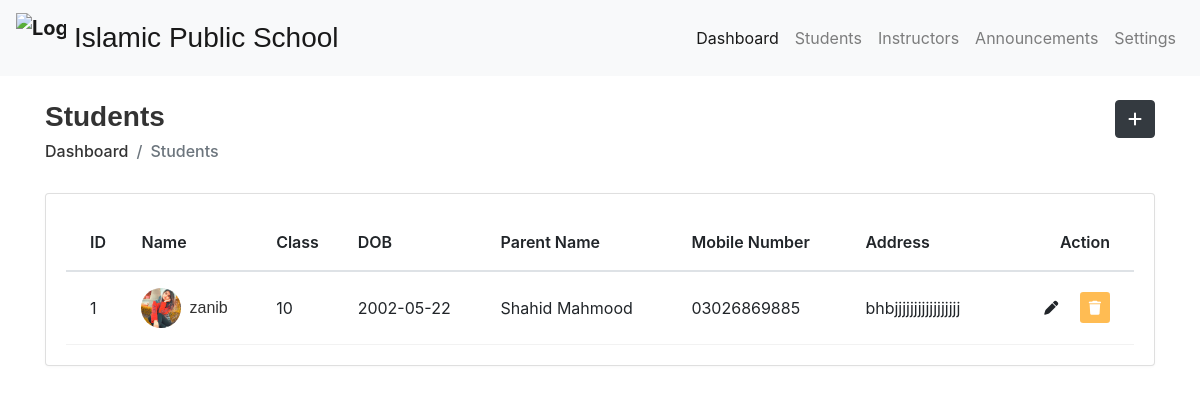
/studentlist/, run on an earlier commit of the app's database.
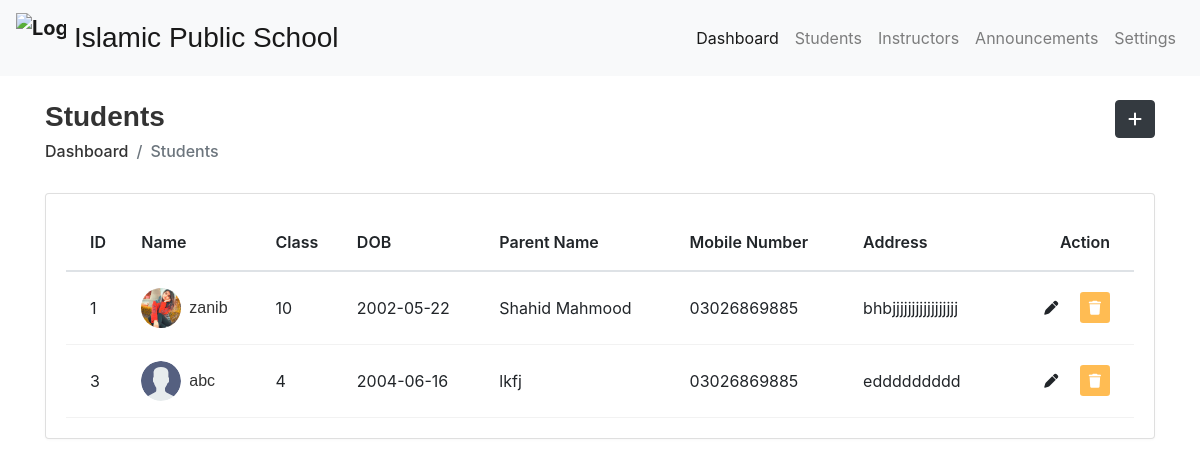
And on a later commit of the database.
### lmsAdmin/models.py (models this page shows, shortened)
class User(AbstractBaseUser):
    email = models.EmailField(
        verbose_name='Email',
        max_length=255,
        unique=True,
        null=True
    )
    studentId = models.CharField(max_length=50,unique=True,null=True)
    teacherId = models.CharField(max_length=50,unique=True,null=True)
    image = models.ImageField(upload_to=upload_to,default='user/logo.jpg')
    firstname = models.CharField(max_length=50,default="")
    lastname = models.CharField(max_length=50,default="")
    gender = models.CharField(max_length=50,default="")
    classNo =  models.CharField(max_length=20,blank=True)
    religion = models.CharField(max_length=100,default="")
    dob = models.CharField(max_length=12,default="")
    phone = models.CharField(max_length=20,default="")
    admissionNo = models.CharField(max_length=50,default="",blank=True)
    section = models.CharField(max_length=15, default="",blank=True)
    in_class = models.BooleanField(default=False)
    fatherName = models.CharField(max_length=50,blank=True)
    fatherOccupation = models.CharField(max_length=50,blank=True)
    fatherMobile = models.CharField(max_length=20,blank=True)
    motherName = models.CharField(max_length=50,blank=True)
    motherOccupation =  models.CharField(max_length=50,blank=True)
    motherMobile = models.CharField(max_length=100,blank=True)
    presentAddress = models.TextField(blank=True)
    permanentAddress = models.TextField(blank=True)
    qualification =  models.CharField(max_length=50,blank=True)
    experience = models.FloatField(default=0,blank=True)
    education = models.TextField(blank=True)
    certificate = models.TextField(blank=True)
    skills = models.TextField(blank=True)
    department = models.TextField(blank=True)
    is_teacher = models.BooleanField(default=True)
    is_active = models.BooleanField(default=True)
    is_admin = models.BooleanField(default=False)
    created_at = models.DateTimeField(auto_now_add=True)
    updated_at = models.DateTimeField(auto_now=True)
    objects = UserManager()
    USERNAME_FIELD = 'email'
    REQUIRED_FIELDS = []

### lmsAdmin/views.py (the view)
# urls.py: path('studentlist/',StudentListView,name="studentlist"),
def StudentListView(request):
    students = User.objects.filter(is_teacher=False)
    context = {
        "students" : students
    }
    return render(request, "admin/allstudents.html",context)

### templates/admin/allstudents.html (shortened to what the changed rows need)
{% extends 'base.html' %}
{% load index %}
{% block body %}
<div class="main-wrapper">
    <div class="">
        <div class="content container">
            <div class="row">
                <div class="col-sm-12">
                    <div class="card card-table">
                        <div class="card-body">
                            <div class="table-responsive">
                                <table class="table table-hover table-center mb-0 datatable">
                                    <thead>
                                        <tr>
                                            <th>ID</th>
                                            <th>Name</th>
                                            <th>Class</th>
                                            <th>DOB</th>
                                            <th>Parent Name</th>
                                            <th>Mobile Number</th>
                                            <th>Address</th>
                                            <th class="text-right">Action</th>
                                        </tr>
                                    </thead>
                                    <tbody>
                                        <tr>
                                            {% for student in students %}
                                            <td>{{ student.id }}</td>
                                            <td>
                                                <h2 class="table-avatar">
                                                    <a href="{% url 'stdprofile' student.id %}" class="avatar avatar-sm mr-2"><img
                                                            class="avatar-img rounded-circle"
                                                            src="/media/{{ student.image }}"
                                                            alt="User Image"></a>
                                                    <a href="{% url 'stdprofile' student.id %}">{{ student.firstname }}</a>
                                                </h2>
                                            </td>
                                            <td>{{ student.classNo }}</td>
                                            <td>{{ student.dob }}</td>
                                            <td>{{ student.fatherName }}</td>
                                            <td>{{ student.phone }}</td>
                                            <td>{{ student.presentAddress }}</td>
                                            <td class="text-right">
                                                <div class="actions">
                                                    <a href="{% url 'login' %}studentedit/{{ student.id }}"
                                                        class="btn btn-sm bg-success-light mr-2">
                                                        <i class="fas fa-pen"></i>
                                                    </a>
                                                    <button type="button" class="btn btn-sm bg-danger-light" data-bs-toggle="modal" data-bs-target="#staticBackdrop">
                                                        <i class="fas fa-trash"></i>
                                                    </button>
                                                </div>
                                            </td>
                                        </tr>
                                        {% endfor %}
                                    </tbody>
                                </table>
                            </div>
                        </div>
                    </div>
                </div>
            </div>
        </div>
    </div>
</div>
{% endblock %}

What changed in the data, as far as the page shows it:
added User: id "3", image (picture), firstname "abc", classNo "4", dob "2004-06-16", fatherName "lkfj", phone "03026869885", presentAddress "eddddddddd"
